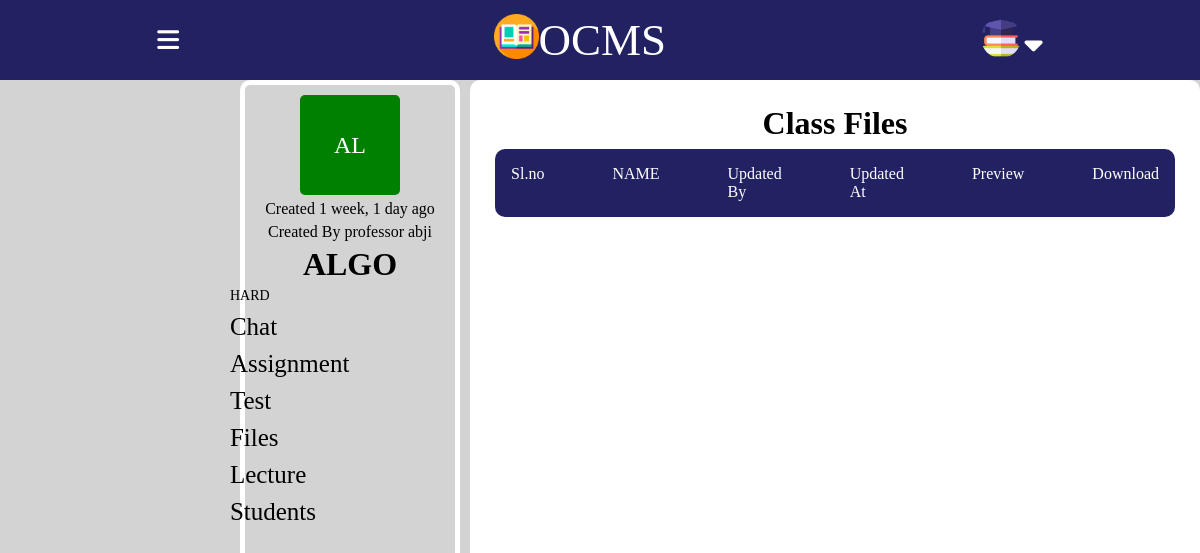
Page /sroom/9/files on the earlier database version.
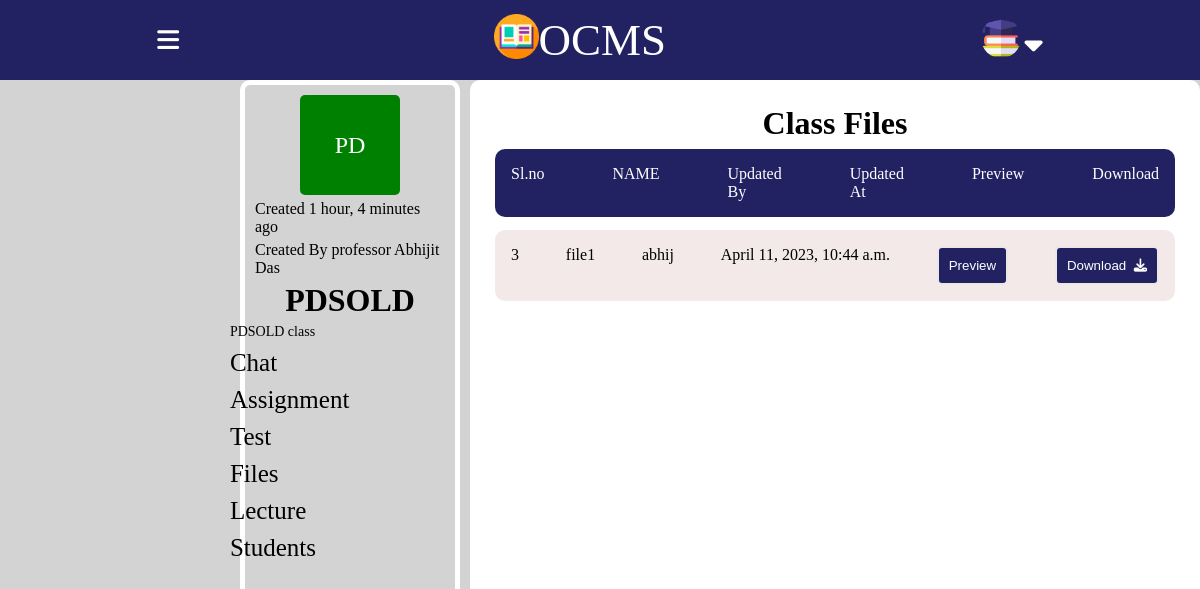
Same page on the later database version.
### base/models.py (models this page shows, shortened)
class Room(models.Model):
    course_id=models.CharField(max_length=100)
    teacher=models.CharField(max_length=100)
    name = models.CharField(max_length=200) #set it to host.subject_name during declaration by default
    description = models.TextField(null=True, blank=True)
    avatar = models.ImageField(null=True, default="avatar.svg")
    room_code=models.CharField(max_length=100)
    updated = models.DateTimeField(auto_now=True)
    created = models.DateTimeField(auto_now_add=True)
    class Meta:
        ordering = ['-updated', '-created']

class Files(models.Model):
    room = models.ForeignKey(Room, on_delete=models.CASCADE)
    file = models.FileField(upload_to='files/')
    name = models.CharField(max_length=100)
    description = models.TextField(null=True, blank=True)
    uploaded_by = models.CharField(max_length=100)
    uploaded_at = models.DateTimeField(auto_now_add=True)
    def get_absolute_url(self):
        return reverse('download_file_files', args=[str(self.id)])

### base/views.py (the view)
# urls.py: path('sroom/<str:pk>/files',views.sfiles,name="sfiles"),
def sfiles(request,pk):
    room=Room.objects.get(id=pk)
    files=Files.objects.filter(room__id=pk)
    context={'room':room,'files':files}
    return render(request,"base/sfiles.html",context)

### base/templates/base/sfiles.html
{% include 'student_main.html' %}
{% block content %}
       <div class="bigcontainer">
        <div class="leftcontainer">
            <div class="classicon">
                {{ room.name|slice:":2" }}
            </div>
           <p>Created {{room.created | timesince}} ago</p>
           <p>Created By professor {{room.teacher}}</p>
            <div class="classname">
                <h1>{{room.name}} </h1>
            </div>
            <ul>
                <li class="opt" style="font-size: 14px;">
                    {{room.description}}
                </li>
                <li class="opt">
                    <a href="{% url 'sroom' room.id %}">Chat</a>
                </li>
                <li class="opt">
                  <a href="{% url 'sassignments' room.id %}">Assignment</a>
                </li>
                <li class="opt">
                 <a href="{% url 'stest' room.id %}">Test</a>
                </li>
                <li class="opt">
                   <a href="{% url 'sfiles' room.id %}">Files</a>
                </li>
                <li class="opt">
                    <a href="{% url 'slectures' room.id %}">Lecture</a>
                </li>
                <li class="opt">
                    <a href="{% url 'rstudents' room.id %}">Students</a>
                </li>
            </ul>
        </div>
        <div class="assrightcontainer">
            <h1>Class Files</h1>
            <div class="assignmentnavbar">
                <p>Sl.no</p>
                <p>NAME</p>
                <p>Updated By</p>
                <p>Updated At</p>
                <p>Preview</p>
                <p>Download</p>
            </div>
            <div class="assignmentwrapper">
            {% for file in files %}
            <div class="assignment">
                <p>{{file.id}}</p>
                <p>{{file.name}}</p>
                <p>{{file.uploaded_by}}</p>
                <p>{{file.uploaded_at}}</p>
                <button><a href="{{ file.file.url }}" target="_blank">Preview</a></button>
                 <button><a href="{{ file.get_absolute_url }}">Download&nbsp;&nbsp;<i class="fa-solid fa-download fa-beat"></i></a></button>
            </div>
            {% endfor %}
{% endblock content %}

Differences in the rows shown:
changed Room: name "AL" → "PD"; created "1 week, 1 day" → "1 hour, 4 minutes"; teacher "abji" → "Abhijit Das"; name "ALGO" → "PDSOLD"; description "HARD" → "PDSOLD class"
added Files: id "3", name "file1", uploaded_by "abhij", uploaded_at "April 11, 2023, 10:44 a.m."
